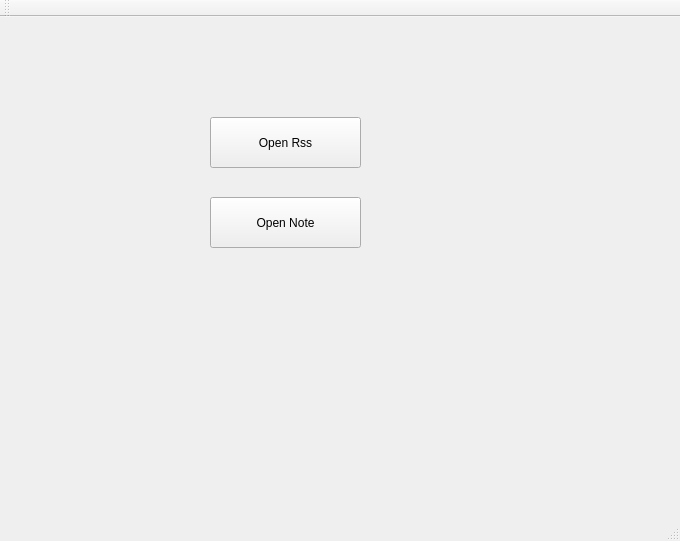
<?xml version="1.0" encoding="UTF-8"?>
<ui version="4.0">
 <class>MainWindow</class>
 <widget class="QMainWindow" name="MainWindow">
  <property name="geometry">
   <rect>
    <x>0</x>
    <y>0</y>
    <width>680</width>
    <height>541</height>
   </rect>
  </property>
  <property name="windowTitle">
   <string>MainWindow</string>
  </property>
  <widget class="QWidget" name="centralWidget">
   <widget class="QPushButton" name="openRss">
    <property name="geometry">
     <rect>
      <x>210</x>
      <y>100</y>
      <width>151</width>
      <height>51</height>
     </rect>
    </property>
    <property name="text">
     <string>Open Rss</string>
    </property>
   </widget>
   <widget class="QPushButton" name="openNote">
    <property name="geometry">
     <rect>
      <x>210</x>
      <y>180</y>
      <width>151</width>
      <height>51</height>
     </rect>
    </property>
    <property name="text">
     <string>Open Note</string>
    </property>
   </widget>
  </widget>
  <widget class="QMenuBar" name="menuBar">
   <property name="geometry">
    <rect>
     <x>0</x>
     <y>0</y>
     <width>680</width>
     <height>27</height>
    </rect>
   </property>
  </widget>
  <widget class="QToolBar" name="mainToolBar">
   <attribute name="toolBarArea">
    <enum>TopToolBarArea</enum>
   </attribute>
   <attribute name="toolBarBreak">
    <bool>false</bool>
   </attribute>
  </widget>
  <widget class="QStatusBar" name="statusBar"/>
 </widget>
 <layoutdefault spacing="6" margin="11"/>
 <resources/>
 <connections/>
</ui>
